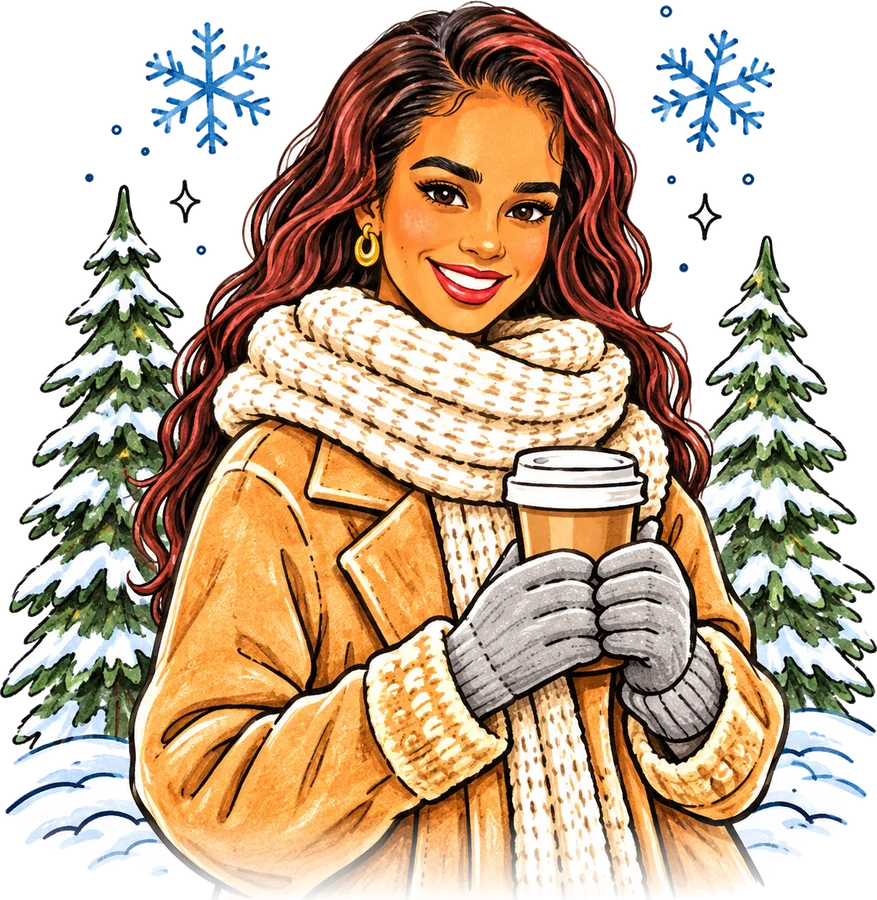
#> input picture web/art/01.webp, 877 x 900 px
$ python anim_cutout.py ../web/art/01.webp ../web/art/02.webp 100
#> lines starting #> are read from the running program, lines starting #| are printed output that depends on the picture; after the words box and inside, x2 and y2 are one past the last pixel; in counts of white or black regions, pixels touching at a corner belong together
"""Cut the white background out of every frame of an animated WebP and
re-encode it as a smaller animated WebP with transparency.
Usage: python3 anim_cutout.py SRC.webp FRAMES_DIR [width]  (writes PNG frames)"""
import sys
import numpy as np
from PIL import Image, ImageSequence
from scipy import ndimage as ndi

WHITE = 253.0


def mask_frame(a):
    mn, mx = a.min(2), a.max(2)
    paper = (mn > 232) & ((mx - mn) < 18)
    H, W = paper.shape
    ink = ndi.binary_opening(~paper, iterations=1)
    rows = np.arange(H)[:, None]
    ylow = np.where(ink.any(0), (ink * rows).max(0), -1)
    floor = ndi.maximum_filter1d(ylow, size=max(9, W // 60))
    floor = np.where(floor < 0, H, floor)
    below = rows > floor[None, :]
    lab, _ = ndi.label(paper & ~below)
    border = np.unique(np.concatenate([lab[0], lab[:, 0], lab[:, -1]]))
    border = border[border > 0]
    return np.isin(lab, border) | below


def cut(a):
    bg = mask_frame(a)
    dist = ndi.distance_transform_edt(~bg)
    band = (dist > 0) & (dist <= 2)
    darkness = (WHITE - a).max(2).clip(0, WHITE) / 120.0
    alpha = np.ones(bg.shape, np.float32)
    alpha[bg] = 0
    alpha[band] = np.clip(darkness[band], 0, 1)
    rgb = a.copy()
    m = band & (alpha > 0.02)
    am = alpha[m][:, None]
    rgb[m] = np.clip((a[m] - WHITE * (1 - am)) / am, 0, 255)
    return rgb, alpha


src, out = sys.argv[1], sys.argv[2]
width = int(sys.argv[3]) if len(sys.argv) > 3 else 720
im = Image.open(src)
#> im is the input picture: PIL image 877x900 RGBA; mean R, G, B, A 135.3, 112.8, 88.7, 174.1
dur = im.info.get("duration", 41)
#> dur = 0
frames = []
for fr in ImageSequence.Iterator(im):
    f = fr.convert("RGB").resize((width, width), Image.LANCZOS)
    frames.append(np.asarray(f).astype(np.float32))
#> this loop made 1 pass
#> after the loop, frames = 1 item

cut_frames = [cut(a) for a in frames]
#> in mask_frame, `mn, mx = a.min(2), a.max(2)`:
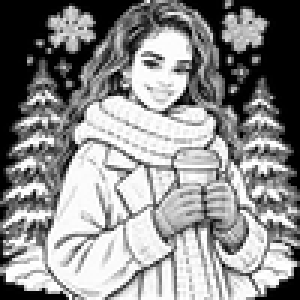
#> mx: shape (100, 100) float32 (shown 3 times larger); min 0, max 255, mean 140.7
#> in mask_frame, `paper = (mn > 232) & ((mx - mn) < 18)`:
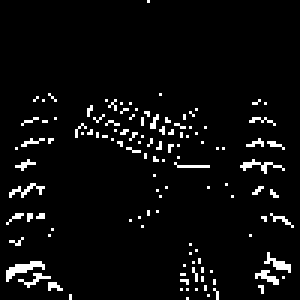
#> paper: shape (100, 100) bool (shown 3 times larger); 4.7% white in thin lines or dots
#> in mask_frame, `ink = ndi.binary_opening(~paper, iterations=1)`:
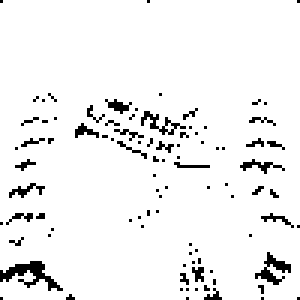
#> ink: shape (100, 100) bool (shown 3 times larger); 94.4% white; black in thin lines or dots
#> in mask_frame, `rows = np.arange(H)[:, None]`: rows = 100 values from 0 to 99
#> in mask_frame, `ylow = np.where(ink.any(0), (ink * rows).max(0), -1)`: ylow = 100 values, max 99 at index 1, min 96 at index 72, mean 98.82
#> in mask_frame, `floor = ndi.maximum_filter1d(ylow, size=max(9, W // 60))`: floor = 100 values from 99 to 99
#> in mask_frame, `below = rows > floor[None, :]`: below: shape (100, 100) bool; every value is 0
#> in mask_frame, `lab, _ = ndi.label(paper & ~below)`:
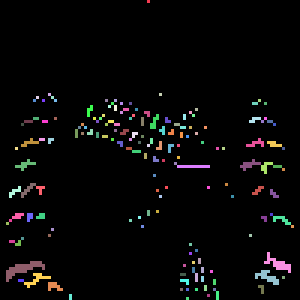
#> lab: shape (100, 100) int32 (shown 3 times larger); 166 distinct labels, from 0 to 165; one colour per label, 0 black
#> in mask_frame, `border = np.unique(np.concatenate([lab[0], lab[:, 0], lab[:, -1]]))`: border = [0, 1]
#> in mask_frame, `border = border[border > 0]`: border = [1]
#> in mask_frame, `return np.isin(lab, border) | below`: returned value: shape (100, 100) bool; 0.01% white in thin lines or dots, all inside (x1, y1, x2, y2) = (49, 0, 50, 1)
#> in cut, `dist = ndi.distance_transform_edt(~bg)`:
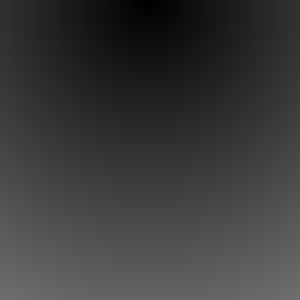
#> dist: shape (100, 100) float64 (shown 3 times larger); min 0, max 110.9, mean 58.9
#> in cut, `band = (dist > 0) & (dist <= 2)`: band: shape (100, 100) bool; 0.08% white in thin lines or dots, all inside (x1, y1, x2, y2) = (47, 0, 52, 3)
#> in cut, `darkness = (WHITE - a).max(2).clip(0, WHITE) / 120.0`:
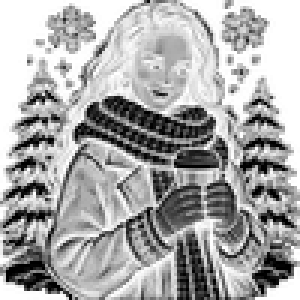
#> darkness: shape (100, 100) float32 (shown 3 times larger); min 0, max 2.11, mean 1.41; drawn with min black and max white
#> in cut, `alpha = np.ones(bg.shape, np.float32)`: alpha: shape (100, 100) float32; every value is 1
#> in cut, `alpha[band] = np.clip(darkness[band], 0, 1)`: alpha: shape (100, 100) float32; min 0, max 1, mean 1
#> in cut, `am = alpha[m][:, None]`: am = [1, 0.733, 1, 1, 1, 1, 1, 1]
#> in cut, `rgb[m] = np.clip((a[m] - WHITE * (1 - am)) / am, 0, 255)`: rgb: shape (100, 100, 3) float32; mean of channels 0, 1, 2 135, 112.9, 88.7
#> cut_frames = 1 item
# one crop box and one bottom fade for the whole loop so nothing jumps
alive = np.zeros(cut_frames[0][1].shape, bool)
for _, al in cut_frames:
    alive |= al > 0.03
ys, xs = np.where(alive)
#> ys = 9999 values from 0 to 99; xs = 9999 values, max 99 at index 98, min 0 at index 0, mean 49.5
top, bot, left, right = ys.min(), ys.max(), xs.min(), xs.max()
#> top = 0; bot = 99; left = 0; right = 99
fade = int((bot - top) * 0.10)
#> fade = 9
rows = np.arange(alive.shape[0])
#> rows = 100 values from 0 to 99
ramp = (np.clip((bot - rows) / max(fade, 1), 0, 1) ** 1.2)[:, None]
#> ramp = 100 values, max 1 at index 0, min 0 at index 99, mean 0.946

out_frames = []
for rgb, al in cut_frames:
    rgba = np.dstack([rgb, al * ramp * 255]).astype(np.uint8)
    out_frames.append(Image.fromarray(rgba, "RGBA").crop((left, top, right + 1, bot + 1)))
#> this loop made 1 pass
#> pass 1, `rgba = np.dstack([rgb, al * ramp * 255]).astype(np.uint8)`:
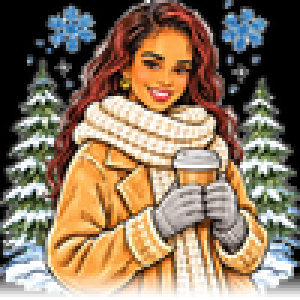
#> rgba: shape (100, 100, 4) (shown 3 times larger); mean of channels 0, 1, 2, 3 135, 112.9, 88.7, 241.1; transparent parts drawn white
#> after the loop, out_frames = 1 item

import os
os.makedirs(out, exist_ok=True)
for k, f in enumerate(out_frames):
    f.save(f"{out}/{k:03d}.png", compress_level=1)
print(out, out_frames[0].size, len(out_frames), "frames", dur)
#| ../web/art/02.webp (100, 100) 1 frames 0

$ run again, on web/art/03.webp
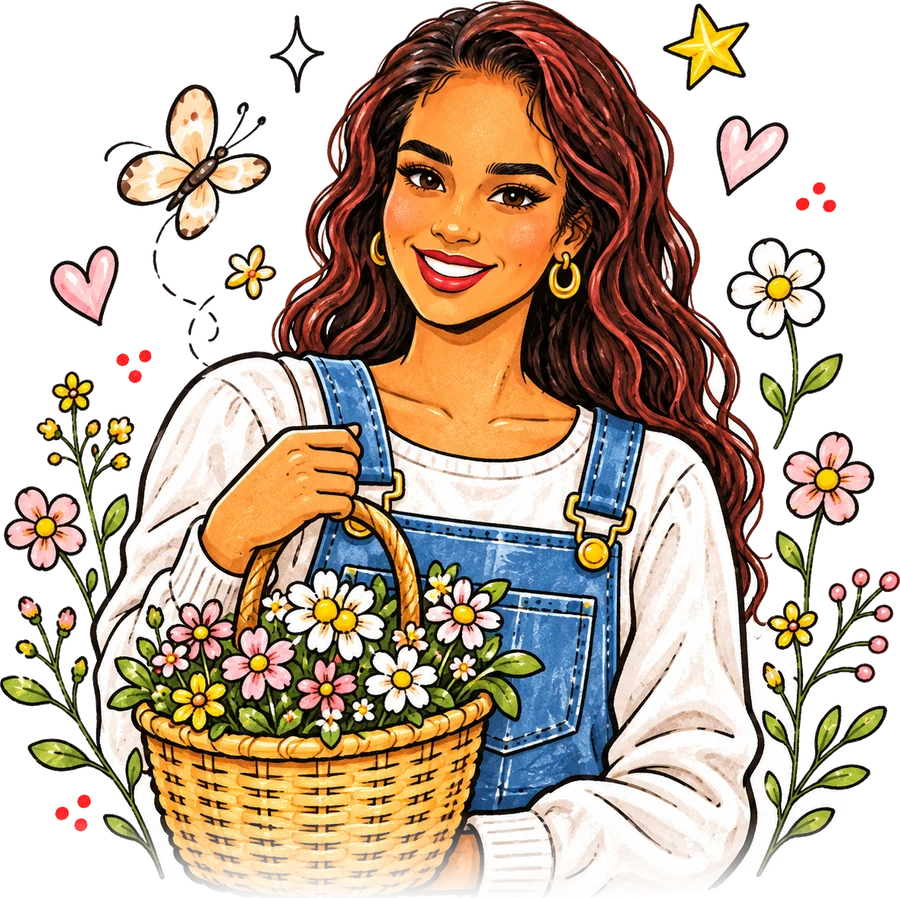
#> input picture web/art/03.webp, 900 x 898 px
#> im is the input picture: PIL image 900x898 RGBA; mean R, G, B, A 118.9, 99.9, 81.5, 160.3
#> dur = 0
#> the loop `for fr in ImageSequence.Iterator(im):` made 1 pass
#> after the loop `for fr in ImageSequence.Iterator(im):`: frames = 1 item
#> paper: shape (100, 100) bool; 6.8% white in thin lines or dots, all inside (x1, y1, x2, y2) = (7, 5, 94, 99)
#> in mask_frame, `ink = ndi.binary_opening(~paper, iterations=1)`:
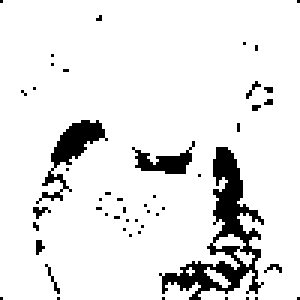
#> ink: shape (100, 100) bool (shown 3 times larger); 90.7% white; 50 black regions (47 under 20 px), largest, box (x1, y1, x2, y2) and area: (53, 49, 88, 100) 515, (12, 40, 36, 68) 190, (44, 47, 65, 58) 101
#> in mask_frame, `rows = np.arange(H)[:, None]`: rows = 100 values from 0 to 99
#> ylow = 100 values, max 99 at index 1, min 96 at index 65, mean 98.86
#> floor = 100 values from 99 to 99
#> below: shape (100, 100) bool; every value is 0
#> lab: shape (100, 100) int32; 119 distinct labels, from 0 to 118
#> in mask_frame, `border = np.unique(np.concatenate([lab[0], lab[:, 0], lab[:, -1]]))`: border = [0]
#> in mask_frame, `border = border[border > 0]`: border = empty array
#> band: shape (100, 100) bool; 0.03% white in thin lines or dots, all inside (x1, y1, x2, y2) = (0, 0, 2, 2)
#> alpha: shape (100, 100) float32; every value is 1
#> am = [1, 1, 1]
#> cut_frames = 1 item
#> the loop `for _, al in cut_frames:` made 1 pass
#> ys = 10000 values from 0 to 99; xs = 10000 values, max 99 at index 99, min 0 at index 0, mean 49.5
#> top = 0; bot = 99; left = 0; right = 99
#> fade = 9
#> `rows = np.arange(alive.shape[0])`: rows = 100 values from 0 to 99
#> ramp = 100 values, max 1 at index 0, min 0 at index 99, mean 0.946
#> the loop `for rgb, al in cut_frames:` made 1 pass
#> pass 1, `rgba = np.dstack([rgb, al * ramp * 255]).astype(np.uint8)`:
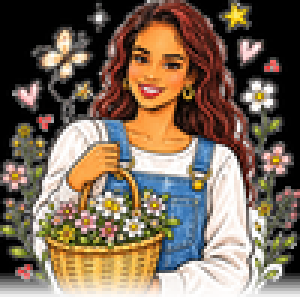
#> rgba: shape (100, 100, 4) (shown 3 times larger); mean of channels 0, 1, 2, 3 118.6, 100, 81.7, 241.2; transparent parts drawn white
#> after the loop `for rgb, al in cut_frames:`: out_frames = 1 item
#> the loop `for k, f in enumerate(out_frames):` made 1 pass
#| ../web/art/03.webp (100, 100) 1 frames 0

$ run again, on web/art/04.webp
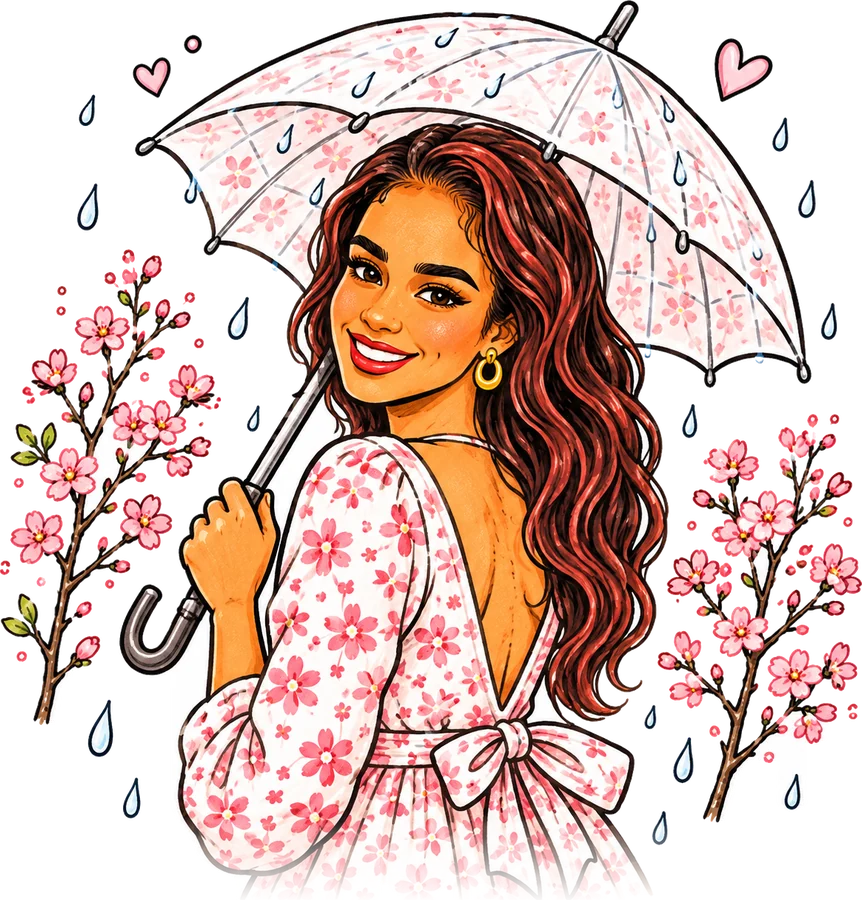
#> input picture web/art/04.webp, 862 x 900 px
#> im is the input picture: PIL image 862x900 RGBA; mean R, G, B, A 134.3, 104.8, 97.8, 150.8
#> dur = 0
#> the loop `for fr in ImageSequence.Iterator(im):` made 1 pass
#> after the loop `for fr in ImageSequence.Iterator(im):`: frames = 1 item
#> paper: shape (100, 100) bool; 8.4% white in thin lines or dots, all inside (x1, y1, x2, y2) = (6, 2, 93, 100)
#> in mask_frame, `ink = ndi.binary_opening(~paper, iterations=1)`:
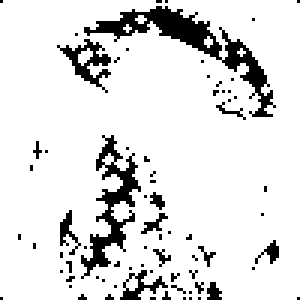
#> ink: shape (100, 100) bool (shown 3 times larger); 88.1% white; 74 black regions (66 under 20 px), largest, box (x1, y1, x2, y2) and area: (28, 2, 92, 39) 451, (27, 45, 47, 93) 284, (19, 13, 37, 31) 109
#> in mask_frame, `rows = np.arange(H)[:, None]`: rows = 100 values from 0 to 99
#> ylow = 100 values, max 99 at index 1, min 93 at index 70, mean 98.43
#> floor = 100 values from 99 to 99
#> below: shape (100, 100) bool; every value is 0
#> lab: shape (100, 100) int32; 203 distinct labels, from 0 to 202
#> in mask_frame, `border = np.unique(np.concatenate([lab[0], lab[:, 0], lab[:, -1]]))`: border = [0]
#> in mask_frame, `border = border[border > 0]`: border = empty array
#> band: shape (100, 100) bool; 0.03% white in thin lines or dots, all inside (x1, y1, x2, y2) = (0, 0, 2, 2)
#> alpha: shape (100, 100) float32; every value is 1
#> am = [1, 1, 1]
#> cut_frames = 1 item
#> the loop `for _, al in cut_frames:` made 1 pass
#> ys = 10000 values from 0 to 99; xs = 10000 values, max 99 at index 99, min 0 at index 0, mean 49.5
#> top = 0; bot = 99; left = 0; right = 99
#> fade = 9
#> `rows = np.arange(alive.shape[0])`: rows = 100 values from 0 to 99
#> ramp = 100 values, max 1 at index 0, min 0 at index 99, mean 0.946
#> the loop `for rgb, al in cut_frames:` made 1 pass
#> pass 1, `rgba = np.dstack([rgb, al * ramp * 255]).astype(np.uint8)`:
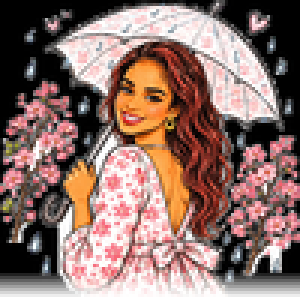
#> rgba: shape (100, 100, 4) (shown 3 times larger); mean of channels 0, 1, 2, 3 134.2, 105, 98, 241.2; transparent parts drawn white
#> after the loop `for rgb, al in cut_frames:`: out_frames = 1 item
#> the loop `for k, f in enumerate(out_frames):` made 1 pass
#| ../web/art/04.webp (100, 100) 1 frames 0

$ run again, on web/art/05.webp
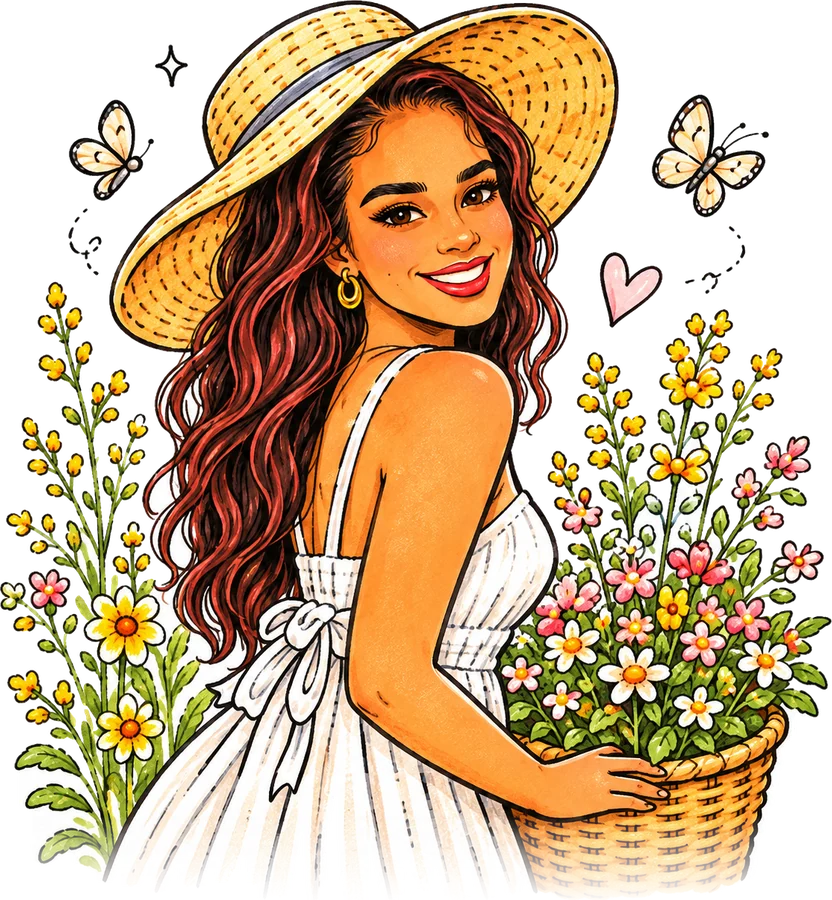
#> input picture web/art/05.webp, 832 x 900 px
#> im is the input picture: PIL image 832x900 RGBA; mean R, G, B, A 137, 109.9, 75.2, 166.8
#> dur = 0
#> the loop `for fr in ImageSequence.Iterator(im):` made 1 pass
#> after the loop `for fr in ImageSequence.Iterator(im):`: frames = 1 item
#> paper: shape (100, 100) bool; 4.8% white in thin lines or dots, all inside (x1, y1, x2, y2) = (2, 37, 96, 100)
#> ink: shape (100, 100) bool; 92.5% white; 45 black regions (42 under 20 px), largest, box (x1, y1, x2, y2) and area: (13, 71, 64, 100) 578, (55, 56, 66, 69) 64, (0, 86, 10, 96) 35
#> in mask_frame, `rows = np.arange(H)[:, None]`: rows = 100 values from 0 to 99
#> ylow = 100 values, max 99 at index 1, min 80 at index 41, mean 95.37
#> floor = 100 values, max 99 at index 0, min 89 at index 39, mean 98.15
#> below: shape (100, 100) bool; 0.85% white; 2 white regions (1 under 20 px), largest, box (x1, y1, x2, y2) and area: (36, 90, 60, 100) 83
#> lab: shape (100, 100) int32; 95 distinct labels, from 0 to 94
#> in mask_frame, `border = np.unique(np.concatenate([lab[0], lab[:, 0], lab[:, -1]]))`: border = [0]
#> in mask_frame, `border = border[border > 0]`: border = empty array
#> band: shape (100, 100) bool; 0.92% white in thin lines or dots, all inside (x1, y1, x2, y2) = (15, 88, 62, 100)
#> am = 71 values, max 1 at index 63, min 0.0333 at index 2, mean 0.363
#> rgb: shape (100, 100, 3) float32; mean of channels 0, 1, 2 136.5, 109.8, 74.9
#> cut_frames = 1 item
#> the loop `for _, al in cut_frames:` made 1 pass
#> ys = 9894 values from 0 to 99; xs = 9894 values, max 99 at index 99, min 0 at index 0, mean 49.52
#> top = 0; bot = 99; left = 0; right = 99
#> fade = 9
#> `rows = np.arange(alive.shape[0])`: rows = 100 values from 0 to 99
#> ramp = 100 values, max 1 at index 0, min 0 at index 99, mean 0.946
#> the loop `for rgb, al in cut_frames:` made 1 pass
#> pass 1, `rgba = np.dstack([rgb, al * ramp * 255]).astype(np.uint8)`:
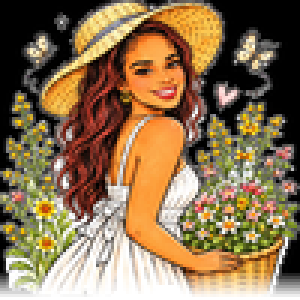
#> rgba: shape (100, 100, 4) (shown 3 times larger); mean of channels 0, 1, 2, 3 136.5, 109.8, 74.9, 240.1; transparent parts drawn white
#> after the loop `for rgb, al in cut_frames:`: out_frames = 1 item
#> the loop `for k, f in enumerate(out_frames):` made 1 pass
#| ../web/art/05.webp (100, 100) 1 frames 0
